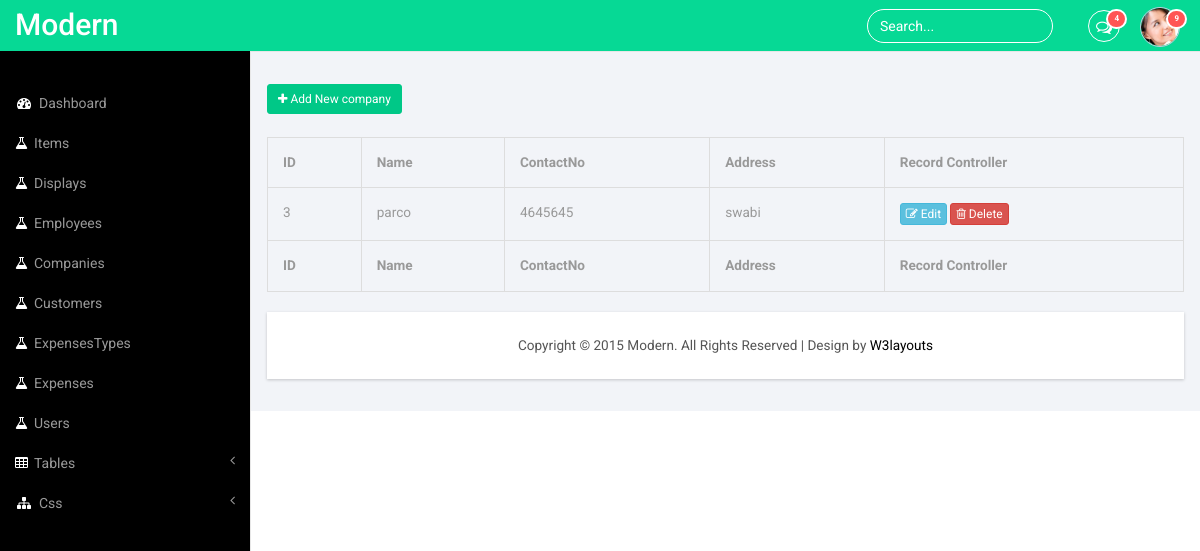
Page /index.php/backend/show_companies on the committed database.
### tables this page shows
CREATE TABLE `companies` (
  `ID` int(11) NOT NULL,
  `Name` varchar(100) NOT NULL,
  `ContactNo` varchar(50) NOT NULL,
  `Address` varchar(500) NOT NULL
);

### application/controllers/Backend.php (called while the page is built, shortened)
<?php
class Backend extends CI_Controller {
	public function show_companies()
	{
		$data['companies']=$this->companies_m->getAll();
		$this->load->view('backend_view/companies',$data);
	}
}

### index.php (called while the page is built, shortened)
<?php
require_once BASEPATH.'core/CodeIgniter.php';

### application/models/companies_m.php (called while the page is built, shortened)
<?php
class Companies_m extends CI_Model{
	public function getAll()
	{
		return $this->db->get('companies')->result();
	}
}
?>

### application/views/backend_view/companies.php (the view, shortened to what this page needs)
<body>
        <div id="page-wrapper">
        <div class="graphs">
     <button type="button" class="btn btn_5 btn-sm btn-primary" data-toggle="modal" data-target="#myModal"><i class="fa  fa-plus"></i> Add New company </button>
      <br>
       <div class="table-responsive">
      <table class="table table-bordered">
        <thead>
          <tr>
            <th>ID</th>
            <th>Name</th>
            <th>ContactNo  </th>
            <th>Address</th>
            <th>Record Controller</th>
          </tr>
        </thead>
        <tbody>
          <?php
                      foreach($companies as $each)
                      {
                       echo "<tr>
                        <td>$each->ID</td>
                        <td>$each->Name</td>
                        <td>$each->ContactNo</td>
                        <td>$each->Address</td>
                        <td><a href='".base_url("backend/edit_companies/$each->ID")."' class='btn  btn-info btn-xs '><i class='fa  fa-edit'></i> Edit</a>
                        <a onclick=\"return confirm('Are you sure to delete this record?')\" href='".base_url("backend/delete_companies/$each->ID")."'class='btn  btn-danger btn-xs'><i class='fa fa-trash-o'></i> Delete</a></td>
                      </tr>";
                      }
                      ?>
        </tbody>
        <tfoot>
              <tr>
            <th>ID</th>
            <th>Name</th>
            <th>ContactNo  </th>
            <th>Address</th>
            <th>Record Controller</th>
          </tr>
        </tfoot>
      </table>
    </div>

### rows in the picture
companies: ID "3", Name "parco", ContactNo "4645645", Address "swabi"
